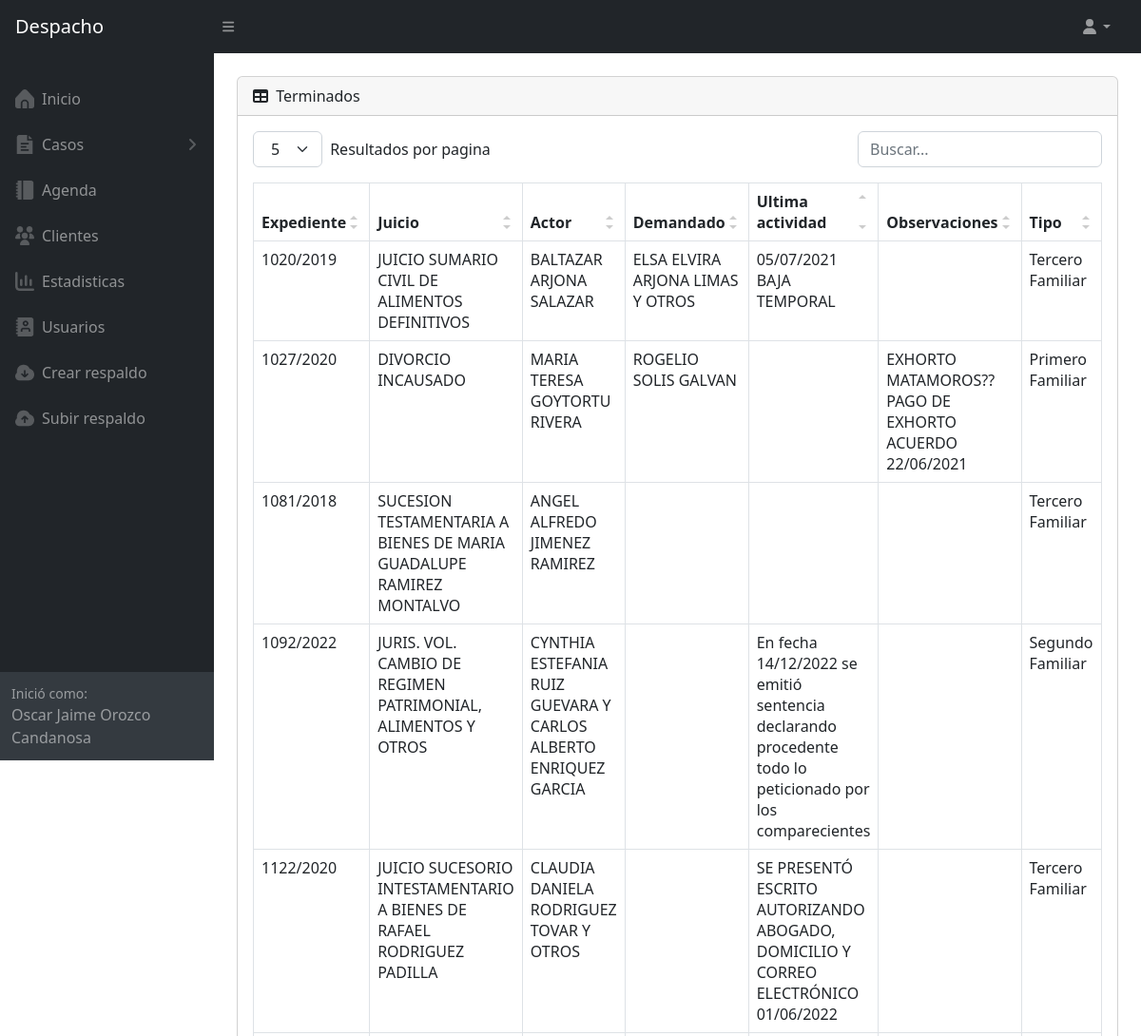
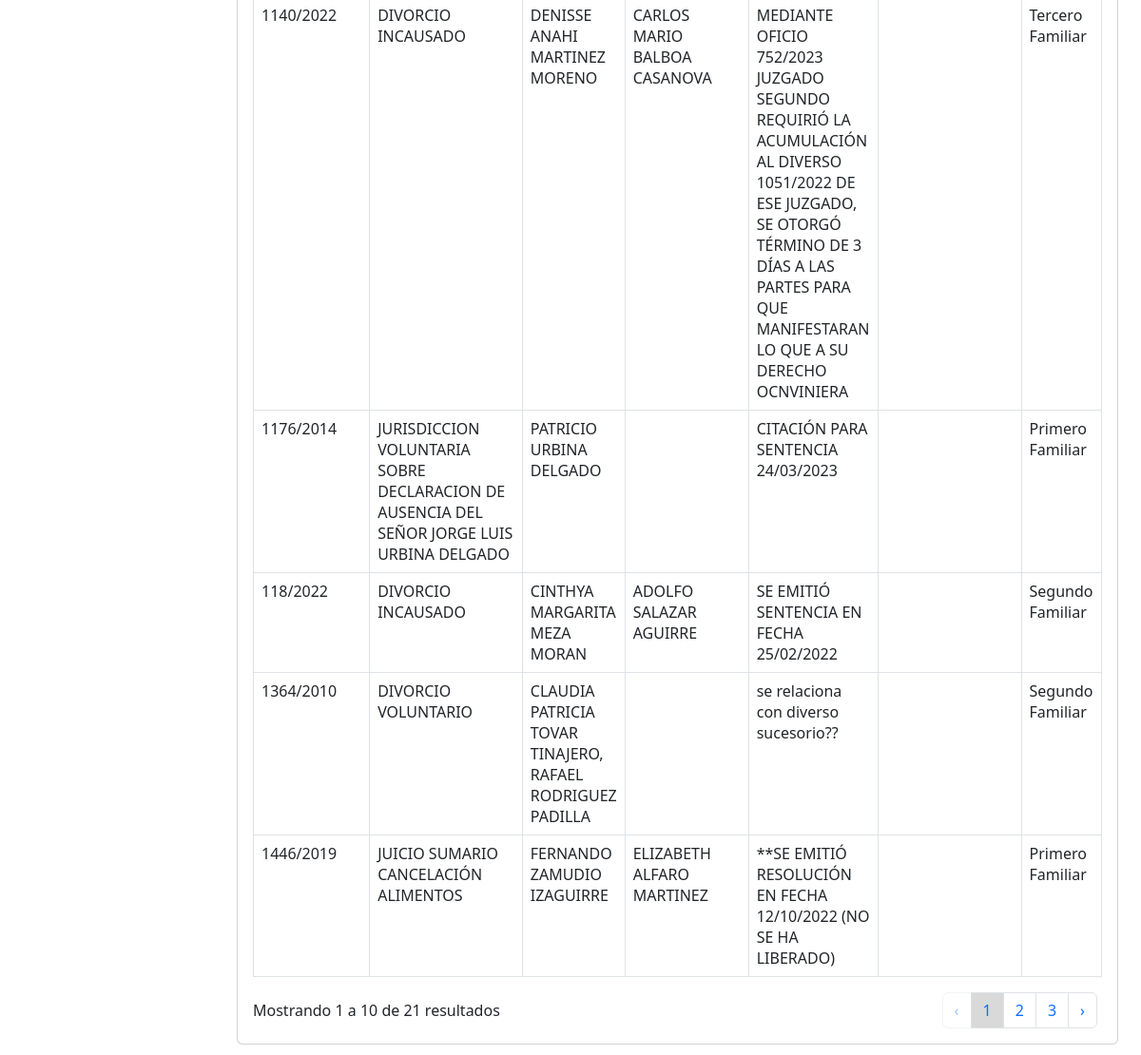
Page /terminados.php (signed in) on the committed database (2 pictures, top to bottom).
### tables this page shows
CREATE TABLE `caso` (
  `expediente` varchar(100) NOT NULL,
  `juicio` varchar(1000) NOT NULL,
  `actor` varchar(1000) NOT NULL,
  `demandado` varchar(3000) NOT NULL,
  `u_act` varchar(1000) NOT NULL,
  `etapa` varchar(400) NOT NULL,
  `a_por_realizar` varchar(1000) NOT NULL,
  `observaciones` varchar(1500) NOT NULL,
  `tipo` varchar(15) NOT NULL,
  `f_inicio` datetime NOT NULL,
  `f_fin` datetime NOT NULL,
  `estado` varchar(30) NOT NULL,
  PRIMARY KEY (`expediente`)
);

### terminados.php (the view, shortened to what this page needs)
<head>
        <?php   session_start();
         include ("conexion.php");
         if(empty($_SESSION['Idusuario'])){header("location: index.php");}else{
         $id=$_SESSION['Idusuario'];
          ?>
        <link href="css/datatables.css" rel="stylesheet" />
        <link href="css/styles.css" rel="stylesheet" />
    </head>
    <body class="sb-nav-fixed">
        <nav class="sb-topnav navbar-a navbar-expand navbar-dark bg-dark-a">
            <a class="navbar-brand ps-3-a" href="inicio.php">Despacho</a>
            <button class="btn btn-link btn-sm order-1 order-lg-0 me-4 me-lg-0" id="sidebarToggle" href="#!"><i class="fas fa-bars"></i></button>
            <ul class="navbar-nav ms-auto ms-md-0 me-3 me-lg-4">
                <li class="nav-item dropdown">
                    <a class="nav-link dropdown-toggle" id="navbarDropdown" href="#" role="button" data-bs-toggle="dropdown" aria-expanded="false"><i class="fas fa-user fa-fw"></i></a>
                </li>
            </ul>
        </nav>
        <div id="layoutSidenav">
            <div id="layoutSidenav_nav">
                <nav class="sb-sidenav accordion sb-sidenav-dark" id="sidenavAccordion">
                    <div class="sb-sidenav-menu">
                        <div class="nav">
                        <a class="nav-link" href="inicio.php">
                            </a>
                            <a class="nav-link" href="inicio.php">
                                <div class="sb-nav-link-icon"><img src="assets/img/home.png" height="20px" width="20px"></div>
                                Inicio
                            </a>
                              <a class="nav-link collapsed" href="#" data-bs-toggle="collapse" data-bs-target="#collapsePages" aria-expanded="false" aria-controls="collapsePages">
                                <div class="sb-nav-link-icon"><img src="assets/img/doc.png" height="20px" width="20px"></div>
                                Casos
                                <div class="sb-sidenav-collapse-arrow"><i class="fas fa-angle-down"></i></div>
                            </a>
                            <a class="nav-link" href="agenda.php">
                                <div class="sb-nav-link-icon"><img src="assets/img/agenda.png" height="20px" width="20px"></i></div>
                                Agenda
                            </a>
                            <a class="nav-link" href="involucrados.php?clas=Actor">
                                <div class="sb-nav-link-icon"><img src="assets/img/usuarios.png" height="20px" width="20px"></i></div>
                                Clientes
                            </a>
                             <?php
                              $cargo=$_SESSION['cargo'];
?><a class="nav-link" href="esta.php" >
                                <div class="sb-nav-link-icon"><img src="assets/img/stats.png" height="20px" width="20px"></div>
                                Estadisticas
                            </a>
                            <?php
                            if($cargo != "Usuario"){
                            ?>
                            <a class="nav-link" href="Usuarios.php">
                                <div class="sb-nav-link-icon"><img src="assets/img/directorio.png" height="20px" width="20px"></div>
                                Usuarios
                            </a>
                            <?php }else if($cargo=="Usuario"){ } ?>
                            <?php
                            if($cargo == "San Pedro"){
                            ?>
                            <a class="nav-link" href="respaldo.php">
                                <div class="sb-nav-link-icon"><img src="assets/img/crear_respaldo.png" height="20px" width="20px"></div>
                                Crear respaldo
                            </a>
                            <a class="nav-link" href="#" onclick="seleccionarArchivo()">
                                <div class="sb-nav-link-icon"><img src="assets/img/subir_respaldo.png" height="20px" width="20px"></div>
                                Subir respaldo
                            </a>
                            <?php }else if($cargo != "Usuario"){ } ?>
                        </div>
                    </div>
                    <div class="sb-sidenav-footer">
                        <div class="small">Inició como:</div>
                        <?php
                        $nombre=$_SESSION['nombre'];
                        $amaterno=$_SESSION['amaterno'];
                        $apaterno=$_SESSION['apaterno'];
                        echo $nombre." ".$apaterno." ".$amaterno;
                        ?>
                    </div>
                </nav>
            </div>
            <div id="layoutSidenav_content">
            <main>
            <br>
                <div class="container-fluid px-4">
                <div class="card mb-4">
                            <div class="card-header">
                                <i class="fas fa-table me-1"></i>
                                <?php
                                                            echo "Terminados";
                                ?>
                            </div>
                <div class="card-body">
                                <table id="datatablesSimple">
                                    <thead>
                                        <tr>
                                            <th>Expediente</th>
                                            <th>Juicio</th>
                                            <th>Actor</th>
                                            <th>Demandado</th>
                                            <th>Ultima actividad</th>
                                            <th>Observaciones</th>
                                            <th>Tipo</th>
                                        </tr>
                                    </thead>
                                    <tbody>
				<?php
               if($cargo!="San Pedro"){
					$sql="SELECT * FROM `caso` WHERE expediente in(select expediente from expedientes where id_usuario='$id') &&  estado = 'cerrado'  ";
               }else if($cargo=="San Pedro"){
                $sql="SELECT * FROM `caso` WHERE estado = 'cerrado'";
               }
					$result=mysqli_query($conexion,$sql);
                    while($mostrar=mysqli_fetch_array($result)){
                    ?>
					<tr>
                    <td class="celdas_tablas"><?php echo $mostrar['expediente'] ?></td>
						<td class="celdas_tablas"><?php echo $mostrar['juicio'] ?></td>
						<td class="celdas_tablas"><?php echo $mostrar['actor'] ?></td>
						<td class="celdas_tablas"><?php echo $mostrar['demandado'] ?></td>
                        <td class="celdas_tablas"><?php echo $mostrar['u_act'] ?></td>
						<td class="celdas_tablas"><?php echo $mostrar['observaciones'] ?></td>
                        <td class="celdas_tablas"><?php
                       switch ($mostrar['tipo']) {
                                 case 'familiar':
                                    echo 'Primero Familiar';
                                     break;
                                     case 'familiarr':
                                        echo 'Segundo Familiar';
                                         break;
                                         case 'familiarrr':
                                            echo 'Tercero Familiar';
                                             break;
                       }
                        ?></td>
					</tr>
				<?php
					}
				?>
                            </div>
                            </div> </table>
                            </div> </tbody>
                </main>
            </div>
        </div>
    </body>
</html>
<?php } ?>

### css/datatables.css (style rules this page uses)
.datatable-table { max-width:100%;width:100%;border-spacing:0;border-collapse:separate }

### rows in the picture
caso: expediente "1020/2019", juicio "JUICIO SUMARIO CIVIL DE ALIMENTOS DEFINITIVOS", actor "BALTAZAR ARJONA SALAZAR", demandado "ELSA ELVIRA ARJONA LIMAS Y OTROS", u_act "05/07/2021 BAJA TEMPORAL", tipo "Tercero Familiar"
caso: expediente "1027/2020", juicio "DIVORCIO INCAUSADO", actor "MARIA TERESA GOYTORTU RIVERA", demandado "ROGELIO SOLIS GALVAN", observaciones "EXHORTO MATAMOROS?? PAGO DE EXHORTO ACUERDO 22/06/2021", tipo "Primero Familiar"
caso: expediente "1081/2018", juicio "SUCESION TESTAMENTARIA A BIENES DE MARIA GUADALUPE RAMIREZ MONTALVO", actor "ANGEL ALFREDO JIMENEZ RAMIREZ", tipo "Tercero Familiar"
caso: expediente "1092/2022", juicio "JURIS. VOL. CAMBIO DE REGIMEN PATRIMONIAL, ALIMENTOS Y OTROS", actor "CYNTHIA ESTEFANIA RUIZ GUEVARA Y CARLOS ALBERTO ENRIQUEZ GARCIA", u_act "En fecha 14/12/2022 se emitió sentencia declarando procedente todo lo peticionado por los comparecientes", tipo "Segundo Familiar"
caso: expediente "1122/2020", juicio "JUICIO SUCESORIO INTESTAMENTARIO A BIENES DE RAFAEL RODRIGUEZ PADILLA", actor "CLAUDIA DANIELA RODRIGUEZ TOVAR Y OTROS", u_act "SE PRESENTÓ ESCRITO AUTORIZANDO ABOGADO, DOMICILIO Y CORREO ELECTRÓNICO 01/06/2022", tipo "Tercero Familiar"
caso: expediente "1140/2022", juicio "DIVORCIO INCAUSADO", actor "DENISSE ANAHI MARTINEZ MORENO", demandado "CARLOS MARIO BALBOA CASANOVA", u_act "MEDIANTE OFICIO 752/2023 JUZGADO SEGUNDO REQUIRIÓ LA ACUMULACIÓN AL DIVERSO 1051/2022 DE ESE JUZGADO, SE OTORGÓ TÉRMINO DE 3 DÍAS A LAS PARTES PARA QUE MANIFESTARAN LO QUE A SU DERECHO OCNVINIERA", tipo "Tercero Familiar"
caso: expediente "1176/2014", juicio "JURISDICCION VOLUNTARIA SOBRE DECLARACION DE AUSENCIA DEL SEÑOR JORGE LUIS URBINA DELGADO", actor "PATRICIO URBINA DELGADO", u_act "CITACIÓN PARA SENTENCIA 24/03/2023", tipo "Primero Familiar"
caso: expediente "118/2022", juicio "DIVORCIO INCAUSADO", actor "CINTHYA MARGARITA MEZA MORAN", demandado "ADOLFO SALAZAR AGUIRRE", u_act "SE EMITIÓ SENTENCIA EN FECHA 25/02/2022", tipo "Segundo Familiar"
caso: expediente "1364/2010", juicio "DIVORCIO VOLUNTARIO", actor "CLAUDIA PATRICIA TOVAR TINAJERO, RAFAEL RODRIGUEZ PADILLA", u_act "se relaciona con diverso sucesorio??", tipo "Segundo Familiar"
caso: expediente "1446/2019", juicio "JUICIO SUMARIO CANCELACIÓN ALIMENTOS", actor "FERNANDO ZAMUDIO IZAGUIRRE", demandado "ELIZABETH ALFARO MARTINEZ", u_act "**SE EMITIÓ RESOLUCIÓN EN FECHA 12/10/2022 (NO SE HA LIBERADO)", tipo "Primero Familiar"

### other values in the picture
$nombre "Oscar Jaime"
$apaterno "Orozco"
$amaterno "Candanosa"
